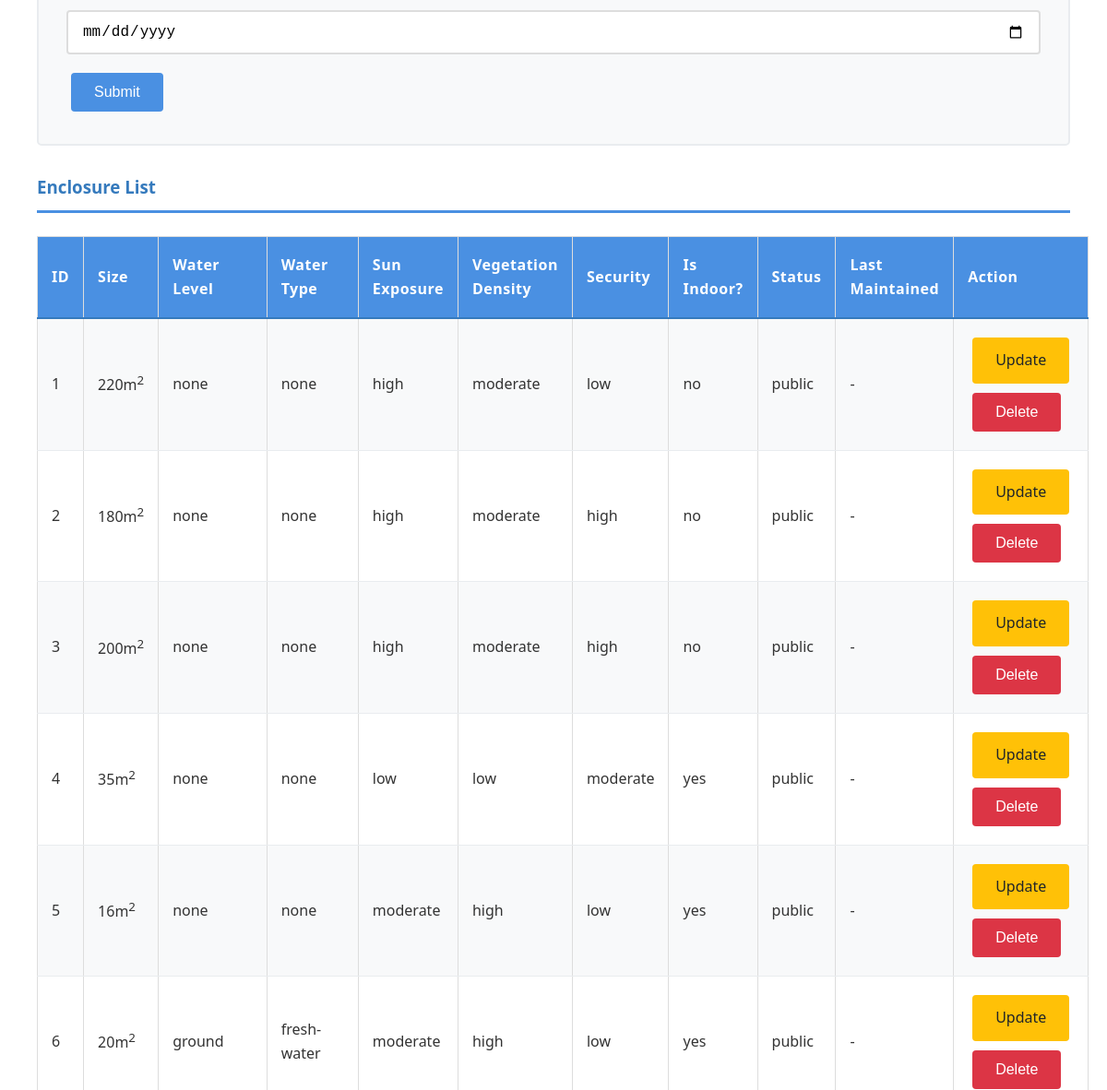
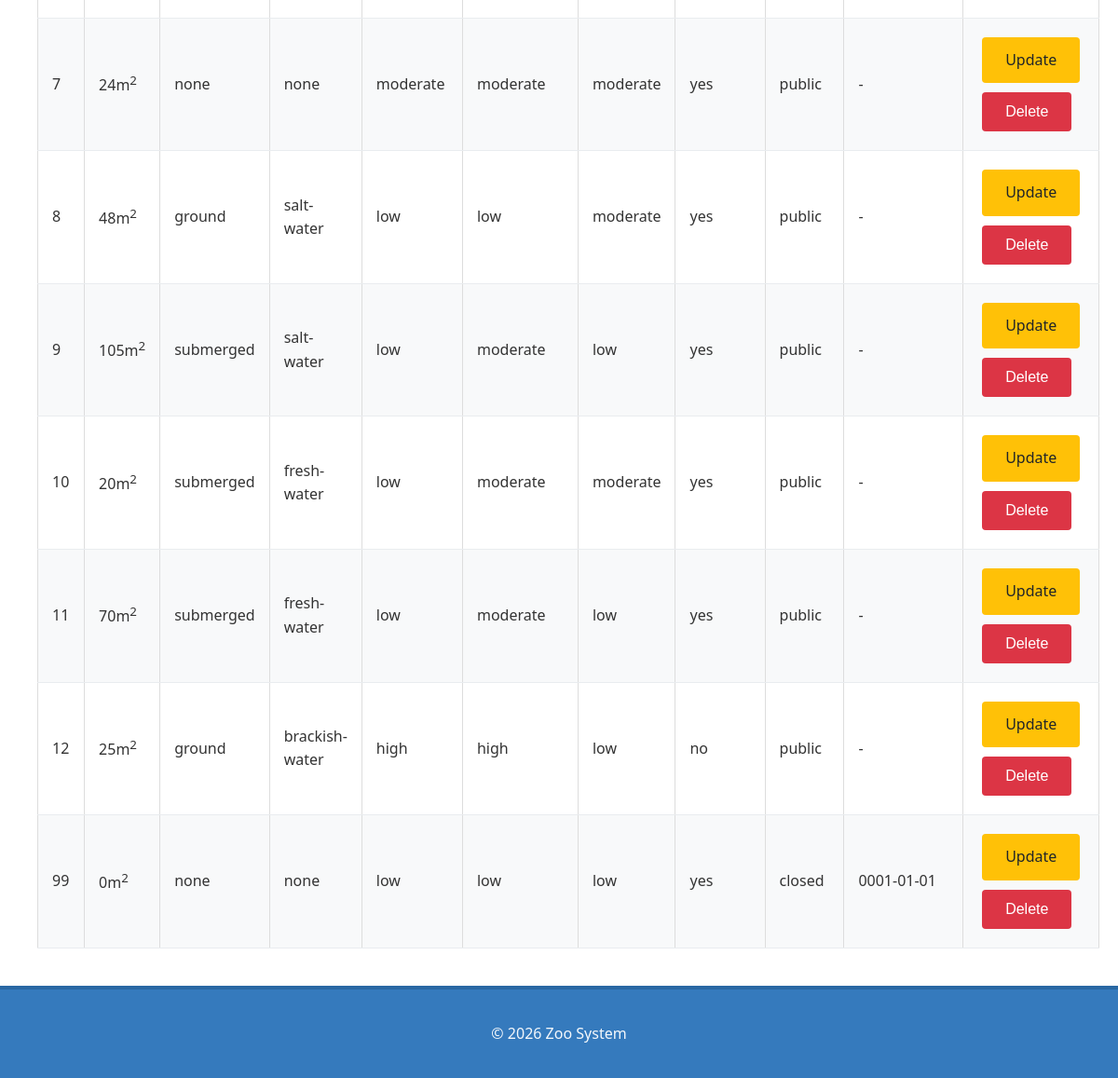
The page /?page=enclosures (lower part) on the database as committed earlier (2 pictures, top to bottom).
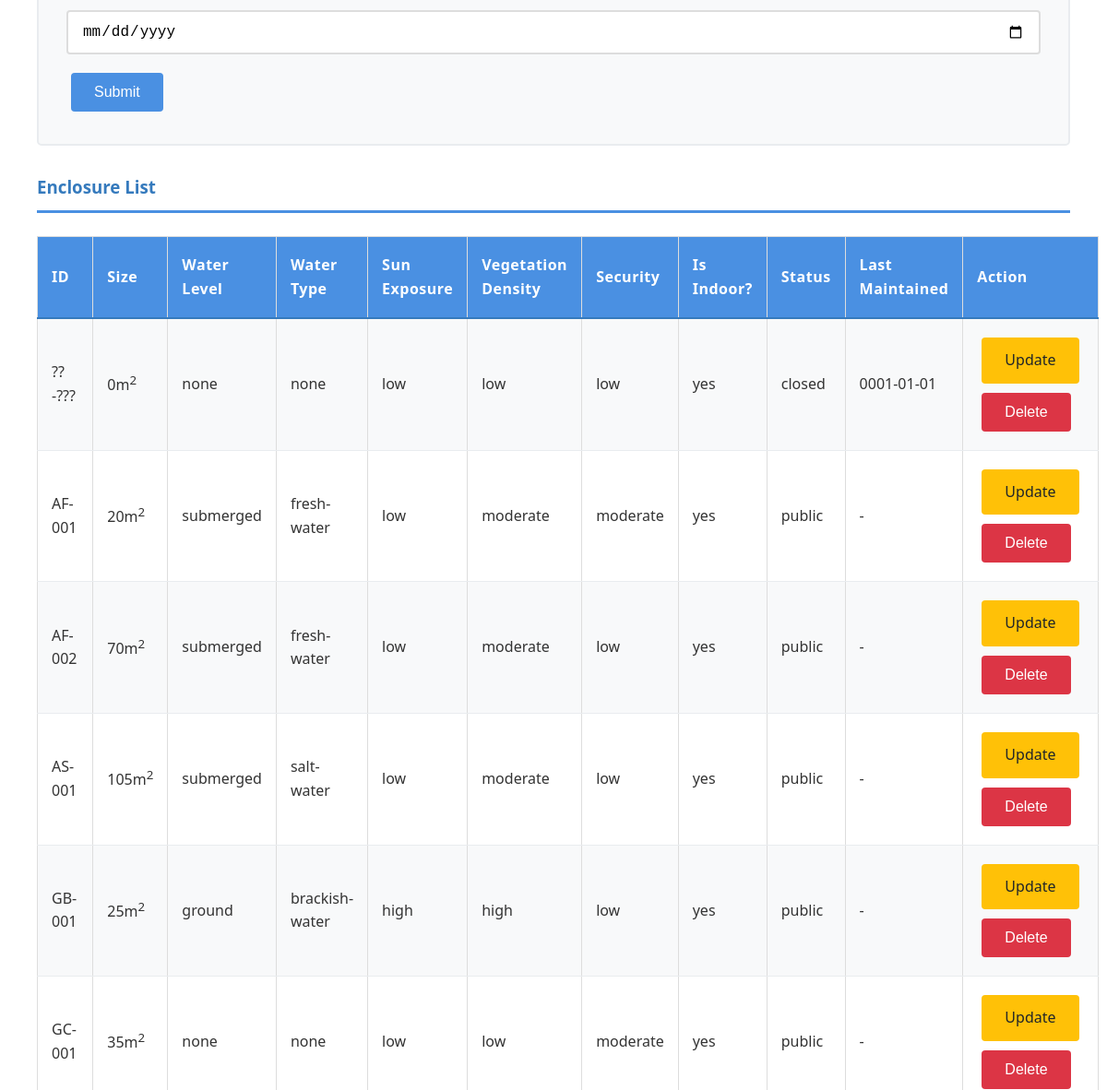
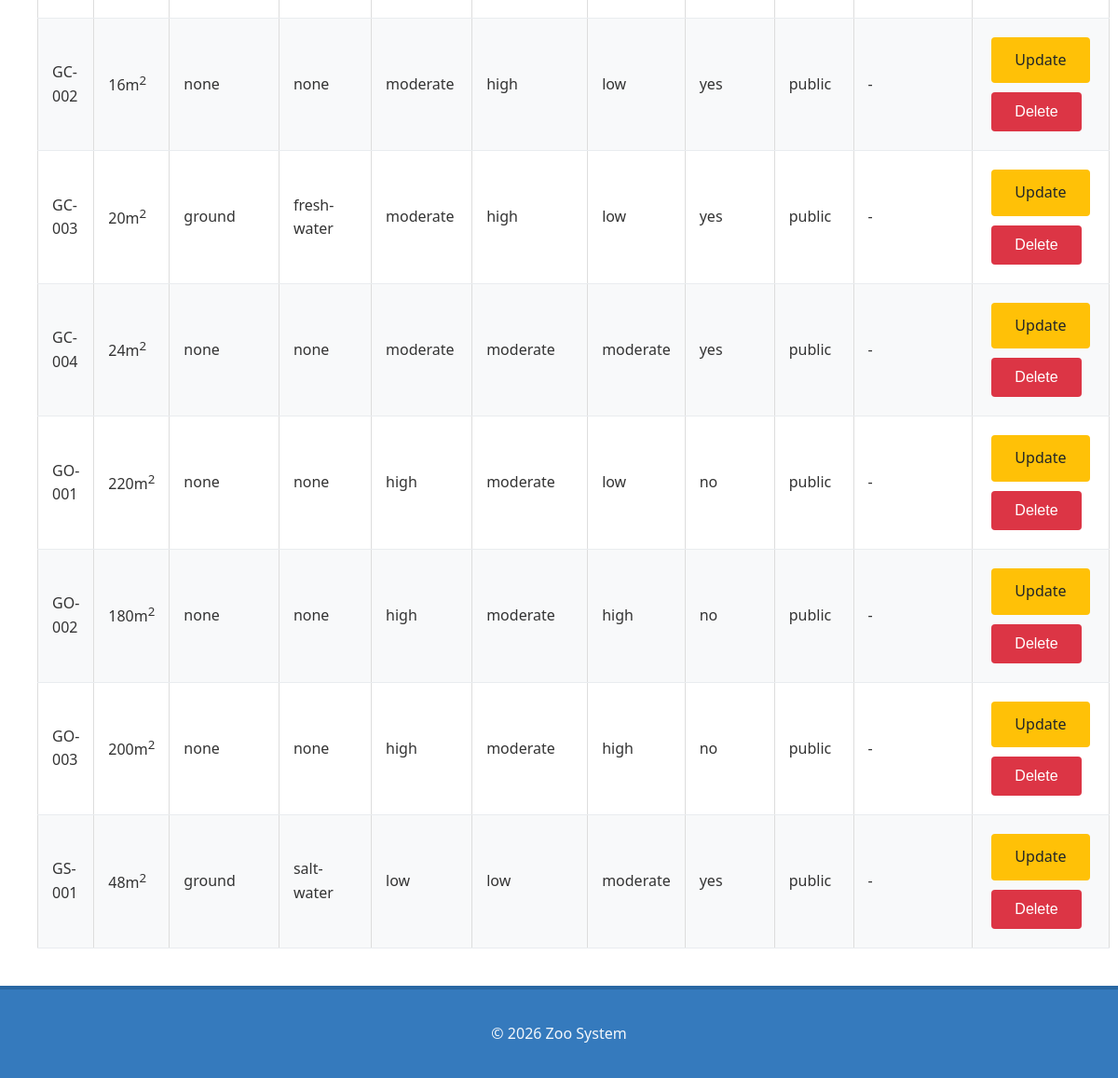
The same page on the database as committed later (2 pictures, top to bottom).
### tables this page shows
CREATE TABLE enclosures (
  id VARCHAR(100) PRIMARY KEY,
  `size` INT DEFAULT(0),
  water_level ENUM('none', 'ground', 'submerged') NULL DEFAULT('none'),
  water_type ENUM('none', 'salt-water', 'fresh-water', 'brackish-water') NULL DEFAULT('none'),
  sun_exposure ENUM('low', 'moderate', 'high') NULL,
  vegetation ENUM('low', 'moderate', 'high') NULL,
  `security` ENUM('low', 'moderate', 'high') NULL,
  is_indoor BOOLEAN  DEFAULT(1),
  `status` ENUM('empty', 'closed', 'under maintenance', 'public') NOT NULL DEFAULT('empty'),
  last_maintained_at DATE NULL
);

### config/db.php (called while the page is built, shortened)
<?php
class Database {
    private $host = "localhost";
    private $username = "root";
    private $password = "";
    private $dbname = "db_zoo";
    public function __construct() {
        try {
            $this->conn = new PDO("mysql:host=$this->host;dbname=$this->dbname", $this->username, $this->password);
        } catch (PDOException $e) {
            echo "Connection failed: " . $e->getMessage();
        }
    }
}
?>

### classes/Enclosure.php (called while the page is built, shortened)
<?php
require_once 'config/db.php';
class Enclosure {
  private $db;
  public function __construct() {
    $this->db = (new Database())->conn;
  }
  public function getAll() {
    $stmt = $this->db->prepare("SELECT * FROM enclosures");
    $stmt->execute();
    return $stmt->fetchAll(PDO::FETCH_ASSOC);
  }
}
?>

### views/enclosures.php (the view, shortened to what this page needs)
<form method="POST" class="input-form">
  <input type="date" name="last-maintained-at" id="last-maintained-at" value="<?= isset($upd_enclosure)? $upd_enclosure['last_maintained_at'] ?? '': '' ?>">
  <button type="submit" name="<?= isset($_GET['update-id'])? 'update': 'create' ?>-enclosure">Submit</button>
</form>
<h3 class="title">Enclosure List</h3>
<table border="1">
  <tr>
    <th>ID</th>
    <th>Size</th>
    <th>Water Level</th>
    <th>Water Type</th>
    <th>Sun Exposure</th>
    <th>Vegetation Density</th>
    <th>Security</th>
    <th>Is Indoor?</th>
    <th>Status</th>
    <th>Last Maintained</th>
    <th>Action</th>
  </tr>
  <?php
    $enclosures = $enclosure->getAll();
    foreach($enclosures as $e) {
    $enclosure_id = htmlspecialchars($e['id'], ENT_QUOTES, 'UTF-8');
  ?>
  <tr>
  <td><?= $enclosure_id ?></td>
    <td><?= $e['size'] === NULL? '-': $e['size'].'m<sup>2</sup>' ?></td>
    <td><?= $e['water_level'] ?? '-' ?></td>
    <td><?= $e['water_type'] ?? '-' ?></td>
    <td><?= $e['sun_exposure'] ?? '-' ?></td>
    <td><?= $e['vegetation'] ?? '-' ?></td>
    <td><?= $e['security'] ?? '-' ?></td>
    <td><?= $e['is_indoor'] === NULL? '-': ($e['is_indoor']? "yes": "no") ?></td>
    <td><?= $e['status'] ?></td>
    <td><?= $e['last_maintained_at'] ?? "-" ?></td>
    <td>
      <form method="POST">
        <a href="?page=enclosures&update-id=<?= urlencode($e['id']) ?>" class="btn btn-warning">Update</a>
        <button type="submit" class="btn-danger" name="delete-enclosure" onclick="return confirm('Delete this enclosure?')">Delete</button>
      </form>
    </td>
  </tr>
  <?php } ?>
</table>

### index.php (shortened to what this page needs)
<?php
require_once 'classes/Enclosure.php';
$enclosure = new Enclosure();
?>
<!DOCTYPE html>
<html lang="en">
<head>
  <link rel="stylesheet" href="style.css">
</head>
<body>
  <main>
    <?php
    if(isset($_GET['page'])) {
      $page = $_GET['page'];
      if($page == 'categories') include 'views/categories.php';
      elseif($page == 'animals') include 'views/animals.php';
      elseif($page == 'enclosures') include 'views/enclosures.php';
      elseif($page == 'animals-enclosures') include 'views/animals-enclosures.php';
    }
    ?>
  </main>
  <?php include 'views/footer.php'; ?>
</body>
</html>

### views/footer.php
<footer>
  <p>&copy; 2026 Zoo System</p>
</footer>

### style.css (style rules this page uses)
* { margin: 0; padding: 0; box-sizing: border-box; }
body { font-family: 'Segoe UI', Tahoma, Geneva, Verdana, sans-serif; background-color: #f5f7fa; color: #333; line-height: 1.6; min-height: 100vh; }
main { padding: 40px; background-color: white; }
h2, h3 { color: #357abd; margin-bottom: 25px; font-weight: 600; border-bottom: 3px solid #4a90e2; padding-bottom: 10px; }
.title { margin-top: 20px; }
table { width: 100%; border-collapse: collapse; margin: 0; background-color: white; border: 1px solid #ddd; }
th { background-color: #4a90e2; color: white; padding: 18px 15px; text-align: left; font-weight: 600; font-size: 1em; letter-spacing: 0.5px; border-bottom: 2px solid #357abd; }
td { padding: 15px; border-bottom: 1px solid #e9ecef; transition: background-color 0.2s ease; vertical-align: middle; }
tbody tr:nth-child(even) { background-color: #f8f9fa; }
.input-form { background-color: #f8f9fa; padding: 30px; margin: 30px 0; border: 2px solid #e9ecef; border-radius: 5px; }
input:not([type="checkbox"]), select, textarea { width: 100%; padding: 12px 15px; margin: 8px 0 15px 0; border: 2px solid #ddd; border-radius: 4px; font-size: 16px; transition: border-color 0.3s ease; background-color: white; }
button, .btn { background-color: #4a90e2; color: white; padding: 12px 25px; border: none; border-radius: 4px; cursor: pointer; font-size: 16px; font-weight: 500; transition: all 0.3s ease; text-decoration: none; display: inline-block; margin: 5px; }
.btn-danger { background-color: #dc3545; }
.btn-warning { background-color: #ffc107; color: #212529; }
footer { background-color: #357abd; color: white; text-align: center; padding: 30px; border-top: 4px solid #2968a3; margin-top: 0; }
footer p { margin: 5px 0; opacity: 0.95; }

Rows that differ between the two databases and show on the page:
removed enclosures: id "1", size "220", water_level "none", water_type "none", sun_exposure "high", vegetation "moderate", security "low", is_indoor "no", status "public", last_maintained_at "-"
removed enclosures: id "2", size "180", water_level "none", water_type "none", sun_exposure "high", vegetation "moderate", security "high", is_indoor "no", status "public", last_maintained_at "-"
removed enclosures: id "3", size "200", water_level "none", water_type "none", sun_exposure "high", vegetation "moderate", security "high", is_indoor "no", status "public", last_maintained_at "-"
removed enclosures: id "4", size "35", water_level "none", water_type "none", sun_exposure "low", vegetation "low", security "moderate", is_indoor "yes", status "public", last_maintained_at "-"
removed enclosures: id "5", size "16", water_level "none", water_type "none", sun_exposure "moderate", vegetation "high", security "low", is_indoor "yes", status "public", last_maintained_at "-"
removed enclosures: id "6", size "20", water_level "ground", water_type "fresh-water", sun_exposure "moderate", vegetation "high", security "low", is_indoor "yes", status "public", last_maintained_at "-"
removed enclosures: id "7", size "24", water_level "none", water_type "none", sun_exposure "moderate", vegetation "moderate", security "moderate", is_indoor "yes", status "public", last_maintained_at "-"
removed enclosures: id "8", size "48", water_level "ground", water_type "salt-water", sun_exposure "low", vegetation "low", security "moderate", is_indoor "yes", status "public", last_maintained_at "-"
removed enclosures: id "9", size "105", water_level "submerged", water_type "salt-water", sun_exposure "low", vegetation "moderate", security "low", is_indoor "yes", status "public", last_maintained_at "-"
removed enclosures: id "10", size "20", water_level "submerged", water_type "fresh-water", sun_exposure "low", vegetation "moderate", security "moderate", is_indoor "yes", status "public", last_maintained_at "-"
removed enclosures: id "11", size "70", water_level "submerged", water_type "fresh-water", sun_exposure "low", vegetation "moderate", security "low", is_indoor "yes", status "public", last_maintained_at "-"
removed enclosures: id "12", size "25", water_level "ground", water_type "brackish-water", sun_exposure "high", vegetation "high", security "low", is_indoor "no", status "public", last_maintained_at "-"
removed enclosures: id "99", size "0", water_level "none", water_type "none", sun_exposure "low", vegetation "low", security "low", is_indoor "yes", status "closed", last_maintained_at "0001-01-01"
added enclosures: id "??-???", size "0", water_level "none", water_type "none", sun_exposure "low", vegetation "low", security "low", is_indoor "yes", status "closed", last_maintained_at "0001-01-01"
added enclosures: id "AF-001", size "20", water_level "submerged", water_type "fresh-water", sun_exposure "low", vegetation "moderate", security "moderate", is_indoor "yes", status "public", last_maintained_at "-"
added enclosures: id "AF-002", size "70", water_level "submerged", water_type "fresh-water", sun_exposure "low", vegetation "moderate", security "low", is_indoor "yes", status "public", last_maintained_at "-"
added enclosures: id "AS-001", size "105", water_level "submerged", water_type "salt-water", sun_exposure "low", vegetation "moderate", security "low", is_indoor "yes", status "public", last_maintained_at "-"
added enclosures: id "GB-001", size "25", water_level "ground", water_type "brackish-water", sun_exposure "high", vegetation "high", security "low", is_indoor "yes", status "public", last_maintained_at "-"
added enclosures: id "GC-001", size "35", water_level "none", water_type "none", sun_exposure "low", vegetation "low", security "moderate", is_indoor "yes", status "public", last_maintained_at "-"
added enclosures: id "GC-002", size "16", water_level "none", water_type "none", sun_exposure "moderate", vegetation "high", security "low", is_indoor "yes", status "public", last_maintained_at "-"
added enclosures: id "GC-003", size "20", water_level "ground", water_type "fresh-water", sun_exposure "moderate", vegetation "high", security "low", is_indoor "yes", status "public", last_maintained_at "-"
added enclosures: id "GC-004", size "24", water_level "none", water_type "none", sun_exposure "moderate", vegetation "moderate", security "moderate", is_indoor "yes", status "public", last_maintained_at "-"
added enclosures: id "GO-001", size "220", water_level "none", water_type "none", sun_exposure "high", vegetation "moderate", security "low", is_indoor "no", status "public", last_maintained_at "-"
added enclosures: id "GO-002", size "180", water_level "none", water_type "none", sun_exposure "high", vegetation "moderate", security "high", is_indoor "no", status "public", last_maintained_at "-"
added enclosures: id "GO-003", size "200", water_level "none", water_type "none", sun_exposure "high", vegetation "moderate", security "high", is_indoor "no", status "public", last_maintained_at "-"
added enclosures: id "GS-001", size "48", water_level "ground", water_type "salt-water", sun_exposure "low", vegetation "low", security "moderate", is_indoor "yes", status "public", last_maintained_at "-"
